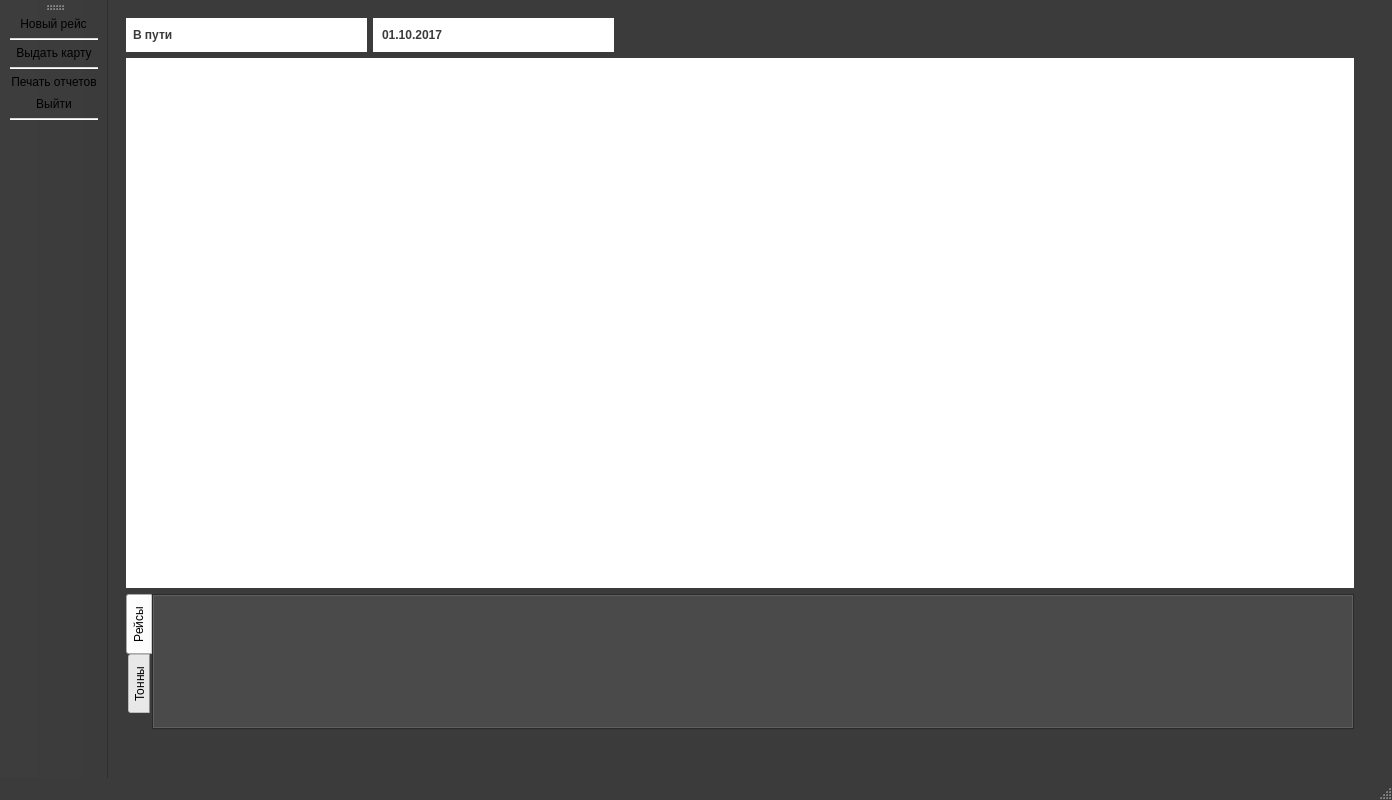
<?xml version="1.0" encoding="UTF-8"?>
<ui version="4.0">
 <class>MainWindow</class>
 <widget class="QMainWindow" name="MainWindow">
  <property name="geometry">
   <rect>
    <x>0</x>
    <y>0</y>
    <width>1392</width>
    <height>800</height>
   </rect>
  </property>
  <property name="windowTitle">
   <string>Оператор приемки</string>
  </property>
  <property name="windowIcon">
   <iconset>
    <normaloff>../res/if_user_white.png</normaloff>../res/if_user_white.png</iconset>
  </property>
  <property name="styleSheet">
   <string notr="true">QMainWindow{
	background-color:#3a3b3a;
	color:#ffffff;
	border-color:#ffffff;
}
QTableView{
	background-color:#ffffff;
	alternate-background-color:#e2e2e2;
	color:#3a3b3a;
	border-style:solid;
	border-color:#ffffff;
	border-width:0px;
	selection-color:#ffffff;
	selection-background-color:#54b0cb;
}
QHeaderView::section{
    background-color:#448fa6;
	color:#ffffff;
	font:bold;
	height:40px;
	border: #ffffff;
	border-style:solid;
	border-width:0px;
}
QComboBox{
	background-color:#ffffff;
	border-style:solid;
	border-width:2px;
	border-color:#ffffff;
	color:#3a3b3a;
	width:50px;
	height:30px;
	font:bold;
	padding-left:5px
}
QComboBox QAbstractItemView {
	background-color:#ffffff;
	color:#3a3b3a;
    border: 2px solid #ffffff;
	padding-left:2px;
	padding-right:2px;
	padding-top:2px;
	padding-bottom:2px
}
QComboBox::drop-down {
   width: 24px;
   border: 2px;
}
QComboBox::down-arrow {
    image: url(&quot;./res/if_chevron-left.png&quot;);
    width: 16px;
    height: 16px;
}
QComboBox::down-arrow::hover {
    image: url(&quot;./res/if_chevron-down.png&quot;);
    width: 16px;
    height: 16px;
}
QDateEdit{
	background-color:#ffffff;
	border-style:solid;
	border-width:2px;
	border-color:#ffffff;
	color:#3a3b3a;
	width:150px;
	height:30px;
	font:bold;
	padding-left:5px
}
QDateEdit QAbstractItemView {
	background-color:#ffffff;
	color:#3a3b3a;;
}
QDateEdit::drop-down {
   width: 24px;
   border: 2px;
}
QDateEdit::down-arrow {
    image: url(&quot;./res/if_chevron-left.png&quot;);
    width: 16px;
    height: 16px;
}
QDateEdit::down-arrow::hover {
    image: url(&quot;./res/if_chevron-down.png&quot;);
    width: 16px;
    height: 16px;
}
QMenuBar{
	background-color:#3a3b3a;
	color:#ffffff;
	selection-color:#54b0cb;
	font:bold
}
QMenuBar::item::selected{
	background-color:#54b0cb;
	color:#ffffff;
	font:bold;
	padding-left:2px
}
QToolBar{
	background-color:#3a3b3a;
	color:#ffffff;
}
QMenu {
	background-color:#3a3b3a;
	color:#ffffff;
	font:bold;
	padding-left:2px;
}
QMenu::hover {
    background-color: #448fa6;
    color:#3a3b3a;
	font:bold
}
QMenu::item {
    background-color:#3a3b3a;
	color:#ffffff;
}
QMenu::item::selected{
	background-color:#54b0cb;
	color:#ffffff;
	padding-left:10px;
}
QTabWidget{
	background-color:#3a3b3a;
	color:#ffffff;
	border-color:#ffffff;
}
QTabBar::tab:right:selected{
    background-color:#448fa6;
	color:#ffffff;
	font:bold;
	height:60px;
	width: 30px;
	border: #448fa6;
	border-style:solid;
	border-width:2px;
}
QTabBar::tab:right:!selected{
    background-color:#3a3b3a;
	color:#ffffff;
	font:bold;
	height:60px;
	width: 30px;
	border: #448fa6;
	border-style:solid;
	border-width:2px;
}</string>
  </property>
  <widget class="QWidget" name="centralwidget">
   <layout class="QHBoxLayout" name="horizontalLayout">
    <item>
     <widget class="QStackedWidget" name="stackedWidget">
      <property name="currentIndex">
       <number>0</number>
      </property>
      <widget class="QWidget" name="tables">
       <layout class="QGridLayout" name="gridLayout">
        <item row="4" column="6">
         <spacer name="verticalSpacer_12">
          <property name="orientation">
           <enum>Qt::Vertical</enum>
          </property>
          <property name="sizeHint" stdset="0">
           <size>
            <width>20</width>
            <height>40</height>
           </size>
          </property>
         </spacer>
        </item>
        <item row="2" column="6">
         <spacer name="verticalSpacer_5">
          <property name="orientation">
           <enum>Qt::Vertical</enum>
          </property>
          <property name="sizeHint" stdset="0">
           <size>
            <width>20</width>
            <height>40</height>
           </size>
          </property>
         </spacer>
        </item>
        <item row="0" column="6">
         <spacer name="verticalSpacer">
          <property name="orientation">
           <enum>Qt::Vertical</enum>
          </property>
          <property name="sizeHint" stdset="0">
           <size>
            <width>20</width>
            <height>40</height>
           </size>
          </property>
         </spacer>
        </item>
        <item row="14" column="6">
         <spacer name="verticalSpacer_9">
          <property name="orientation">
           <enum>Qt::Vertical</enum>
          </property>
          <property name="sizeHint" stdset="0">
           <size>
            <width>20</width>
            <height>40</height>
           </size>
          </property>
         </spacer>
        </item>
        <item row="1" column="6">
         <spacer name="verticalSpacer_4">
          <property name="orientation">
           <enum>Qt::Vertical</enum>
          </property>
          <property name="sizeHint" stdset="0">
           <size>
            <width>20</width>
            <height>40</height>
           </size>
          </property>
         </spacer>
        </item>
        <item row="15" column="6">
         <spacer name="verticalSpacer_8">
          <property name="orientation">
           <enum>Qt::Vertical</enum>
          </property>
          <property name="sizeHint" stdset="0">
           <size>
            <width>20</width>
            <height>40</height>
           </size>
          </property>
         </spacer>
        </item>
        <item row="9" column="6">
         <spacer name="verticalSpacer_20">
          <property name="orientation">
           <enum>Qt::Vertical</enum>
          </property>
          <property name="sizeHint" stdset="0">
           <size>
            <width>20</width>
            <height>40</height>
           </size>
          </property>
         </spacer>
        </item>
        <item row="3" column="6">
         <spacer name="verticalSpacer_10">
          <property name="orientation">
           <enum>Qt::Vertical</enum>
          </property>
          <property name="sizeHint" stdset="0">
           <size>
            <width>20</width>
            <height>40</height>
           </size>
          </property>
         </spacer>
        </item>
        <item row="7" column="6">
         <spacer name="verticalSpacer_15">
          <property name="orientation">
           <enum>Qt::Vertical</enum>
          </property>
          <property name="sizeHint" stdset="0">
           <size>
            <width>20</width>
            <height>40</height>
           </size>
          </property>
         </spacer>
        </item>
        <item row="18" column="6">
         <spacer name="verticalSpacer_11">
          <property name="orientation">
           <enum>Qt::Vertical</enum>
          </property>
          <property name="sizeHint" stdset="0">
           <size>
            <width>20</width>
            <height>40</height>
           </size>
          </property>
         </spacer>
        </item>
        <item row="19" column="6">
         <spacer name="verticalSpacer_2">
          <property name="orientation">
           <enum>Qt::Vertical</enum>
          </property>
          <property name="sizeHint" stdset="0">
           <size>
            <width>20</width>
            <height>40</height>
           </size>
          </property>
         </spacer>
        </item>
        <item row="16" column="6">
         <spacer name="verticalSpacer_7">
          <property name="orientation">
           <enum>Qt::Vertical</enum>
          </property>
          <property name="sizeHint" stdset="0">
           <size>
            <width>20</width>
            <height>40</height>
           </size>
          </property>
         </spacer>
        </item>
        <item row="10" column="6">
         <spacer name="verticalSpacer_19">
          <property name="orientation">
           <enum>Qt::Vertical</enum>
          </property>
          <property name="sizeHint" stdset="0">
           <size>
            <width>20</width>
            <height>40</height>
           </size>
          </property>
         </spacer>
        </item>
        <item row="20" column="6">
         <spacer name="verticalSpacer_3">
          <property name="orientation">
           <enum>Qt::Vertical</enum>
          </property>
          <property name="sizeHint" stdset="0">
           <size>
            <width>20</width>
            <height>40</height>
           </size>
          </property>
         </spacer>
        </item>
        <item row="11" column="6">
         <spacer name="verticalSpacer_18">
          <property name="orientation">
           <enum>Qt::Vertical</enum>
          </property>
          <property name="sizeHint" stdset="0">
           <size>
            <width>20</width>
            <height>40</height>
           </size>
          </property>
         </spacer>
        </item>
        <item row="13" column="6">
         <spacer name="verticalSpacer_17">
          <property name="orientation">
           <enum>Qt::Vertical</enum>
          </property>
          <property name="sizeHint" stdset="0">
           <size>
            <width>20</width>
            <height>40</height>
           </size>
          </property>
         </spacer>
        </item>
        <item row="5" column="6">
         <spacer name="verticalSpacer_14">
          <property name="orientation">
           <enum>Qt::Vertical</enum>
          </property>
          <property name="sizeHint" stdset="0">
           <size>
            <width>20</width>
            <height>40</height>
           </size>
          </property>
         </spacer>
        </item>
        <item row="12" column="6">
         <spacer name="verticalSpacer_16">
          <property name="orientation">
           <enum>Qt::Vertical</enum>
          </property>
          <property name="sizeHint" stdset="0">
           <size>
            <width>20</width>
            <height>40</height>
           </size>
          </property>
         </spacer>
        </item>
        <item row="8" column="6">
         <spacer name="verticalSpacer_13">
          <property name="orientation">
           <enum>Qt::Vertical</enum>
          </property>
          <property name="sizeHint" stdset="0">
           <size>
            <width>20</width>
            <height>40</height>
           </size>
          </property>
         </spacer>
        </item>
        <item row="17" column="6">
         <spacer name="verticalSpacer_6">
          <property name="orientation">
           <enum>Qt::Vertical</enum>
          </property>
          <property name="sizeHint" stdset="0">
           <size>
            <width>20</width>
            <height>40</height>
           </size>
          </property>
         </spacer>
        </item>
        <item row="1" column="1" rowspan="15" colspan="5">
         <widget class="QTableView" name="mainTable">
          <property name="sizeAdjustPolicy">
           <enum>QAbstractScrollArea::AdjustToContents</enum>
          </property>
          <property name="editTriggers">
           <set>QAbstractItemView::NoEditTriggers</set>
          </property>
          <property name="alternatingRowColors">
           <bool>true</bool>
          </property>
          <property name="selectionBehavior">
           <enum>QAbstractItemView::SelectRows</enum>
          </property>
          <property name="showGrid">
           <bool>false</bool>
          </property>
          <property name="sortingEnabled">
           <bool>true</bool>
          </property>
          <property name="cornerButtonEnabled">
           <bool>false</bool>
          </property>
          <attribute name="horizontalHeaderVisible">
           <bool>true</bool>
          </attribute>
          <attribute name="horizontalHeaderHighlightSections">
           <bool>false</bool>
          </attribute>
          <attribute name="verticalHeaderVisible">
           <bool>false</bool>
          </attribute>
          <attribute name="verticalHeaderHighlightSections">
           <bool>false</bool>
          </attribute>
         </widget>
        </item>
        <item row="6" column="6">
         <spacer name="verticalSpacer_29">
          <property name="orientation">
           <enum>Qt::Vertical</enum>
          </property>
          <property name="sizeHint" stdset="0">
           <size>
            <width>20</width>
            <height>40</height>
           </size>
          </property>
         </spacer>
        </item>
        <item row="0" column="1">
         <widget class="QComboBox" name="tableSelector">
          <item>
           <property name="text">
            <string>В пути</string>
           </property>
          </item>
          <item>
           <property name="text">
            <string>В очереди</string>
           </property>
          </item>
          <item>
           <property name="text">
            <string>На выгрузке</string>
           </property>
          </item>
          <item>
           <property name="text">
            <string>Завершенные</string>
           </property>
          </item>
         </widget>
        </item>
        <item row="0" column="2">
         <widget class="QDateEdit" name="dateEdit">
          <property name="sizePolicy">
           <sizepolicy hsizetype="Expanding" vsizetype="Ignored">
            <horstretch>0</horstretch>
            <verstretch>0</verstretch>
           </sizepolicy>
          </property>
          <property name="wrapping">
           <bool>true</bool>
          </property>
          <property name="alignment">
           <set>Qt::AlignLeading|Qt::AlignLeft|Qt::AlignVCenter</set>
          </property>
          <property name="displayFormat">
           <string>dd.MM.yyyy</string>
          </property>
          <property name="calendarPopup">
           <bool>true</bool>
          </property>
          <property name="date">
           <date>
            <year>2017</year>
            <month>10</month>
            <day>1</day>
           </date>
          </property>
         </widget>
        </item>
        <item row="16" column="1" rowspan="4" colspan="5">
         <widget class="QTabWidget" name="tabWidget">
          <property name="tabPosition">
           <enum>QTabWidget::West</enum>
          </property>
          <property name="currentIndex">
           <number>0</number>
          </property>
          <widget class="QWidget" name="tab">
           <attribute name="title">
            <string>Рейсы</string>
           </attribute>
           <layout class="QVBoxLayout" name="verticalLayout_2">
            <item>
             <widget class="QLabel" name="tripChartLabel">
              <property name="text">
               <string/>
              </property>
             </widget>
            </item>
           </layout>
          </widget>
          <widget class="QWidget" name="tab_2">
           <attribute name="title">
            <string>Тонны</string>
           </attribute>
           <layout class="QVBoxLayout" name="verticalLayout">
            <item>
             <widget class="QLabel" name="tonnChartLabel">
              <property name="text">
               <string/>
              </property>
              <property name="pixmap">
               <pixmap>../res/plot_sum.png</pixmap>
              </property>
              <property name="scaledContents">
               <bool>false</bool>
              </property>
             </widget>
            </item>
           </layout>
          </widget>
         </widget>
        </item>
        <item row="20" column="5">
         <spacer name="horizontalSpacer">
          <property name="orientation">
           <enum>Qt::Horizontal</enum>
          </property>
          <property name="sizeHint" stdset="0">
           <size>
            <width>40</width>
            <height>20</height>
           </size>
          </property>
         </spacer>
        </item>
        <item row="20" column="4">
         <spacer name="horizontalSpacer_3">
          <property name="orientation">
           <enum>Qt::Horizontal</enum>
          </property>
          <property name="sizeHint" stdset="0">
           <size>
            <width>40</width>
            <height>20</height>
           </size>
          </property>
         </spacer>
        </item>
        <item row="20" column="3">
         <spacer name="horizontalSpacer_4">
          <property name="orientation">
           <enum>Qt::Horizontal</enum>
          </property>
          <property name="sizeHint" stdset="0">
           <size>
            <width>40</width>
            <height>20</height>
           </size>
          </property>
         </spacer>
        </item>
        <item row="20" column="2">
         <spacer name="horizontalSpacer_5">
          <property name="orientation">
           <enum>Qt::Horizontal</enum>
          </property>
          <property name="sizeHint" stdset="0">
           <size>
            <width>40</width>
            <height>20</height>
           </size>
          </property>
         </spacer>
        </item>
        <item row="20" column="1">
         <spacer name="horizontalSpacer_2">
          <property name="orientation">
           <enum>Qt::Horizontal</enum>
          </property>
          <property name="sizeHint" stdset="0">
           <size>
            <width>40</width>
            <height>20</height>
           </size>
          </property>
         </spacer>
        </item>
       </layout>
      </widget>
      <widget class="QWidget" name="complete">
       <layout class="QGridLayout" name="gridLayout_2">
        <item row="0" column="1">
         <widget class="QLabel" name="label_2">
          <property name="enabled">
           <bool>true</bool>
          </property>
          <property name="sizePolicy">
           <sizepolicy hsizetype="Fixed" vsizetype="Fixed">
            <horstretch>0</horstretch>
            <verstretch>0</verstretch>
           </sizepolicy>
          </property>
          <property name="minimumSize">
           <size>
            <width>16</width>
            <height>16</height>
           </size>
          </property>
          <property name="maximumSize">
           <size>
            <width>24</width>
            <height>24</height>
           </size>
          </property>
          <property name="text">
           <string/>
          </property>
          <property name="pixmap">
           <pixmap>../../Pictures/if — 737373/if_calendar_2561349.png</pixmap>
          </property>
          <property name="scaledContents">
           <bool>true</bool>
          </property>
         </widget>
        </item>
        <item row="1" column="0" colspan="4">
         <widget class="QTableView" name="completedTable">
          <property name="editTriggers">
           <set>QAbstractItemView::NoEditTriggers</set>
          </property>
          <property name="selectionBehavior">
           <enum>QAbstractItemView::SelectRows</enum>
          </property>
         </widget>
        </item>
        <item row="0" column="3">
         <spacer name="horizontalSpacer_6">
          <property name="orientation">
           <enum>Qt::Horizontal</enum>
          </property>
          <property name="sizeHint" stdset="0">
           <size>
            <width>40</width>
            <height>20</height>
           </size>
          </property>
         </spacer>
        </item>
       </layout>
      </widget>
      <widget class="QWidget" name="tripEdit">
       <layout class="QGridLayout" name="gridLayout_3">
        <item row="0" column="3">
         <widget class="QLabel" name="label">
          <property name="text">
           <string>&lt;html&gt;&lt;head/&gt;&lt;body&gt;&lt;p align=&quot;center&quot;&gt;&lt;span style=&quot; font-size:14pt;&quot;&gt;РЕДАКТИРОВАНИЕ НЕЗАВЕРШЕННОГО РЕЙСА&lt;/span&gt;&lt;/p&gt;&lt;/body&gt;&lt;/html&gt;</string>
          </property>
         </widget>
        </item>
        <item row="6" column="5">
         <spacer name="verticalSpacer_27">
          <property name="orientation">
           <enum>Qt::Vertical</enum>
          </property>
          <property name="sizeHint" stdset="0">
           <size>
            <width>20</width>
            <height>40</height>
           </size>
          </property>
         </spacer>
        </item>
        <item row="4" column="5">
         <spacer name="verticalSpacer_25">
          <property name="orientation">
           <enum>Qt::Vertical</enum>
          </property>
          <property name="sizeHint" stdset="0">
           <size>
            <width>20</width>
            <height>40</height>
           </size>
          </property>
         </spacer>
        </item>
        <item row="2" column="5">
         <spacer name="verticalSpacer_23">
          <property name="orientation">
           <enum>Qt::Vertical</enum>
          </property>
          <property name="sizeHint" stdset="0">
           <size>
            <width>20</width>
            <height>40</height>
           </size>
          </property>
         </spacer>
        </item>
        <item row="3" column="5">
         <spacer name="verticalSpacer_24">
          <property name="orientation">
           <enum>Qt::Vertical</enum>
          </property>
          <property name="sizeHint" stdset="0">
           <size>
            <width>20</width>
            <height>40</height>
           </size>
          </property>
         </spacer>
        </item>
        <item row="5" column="5">
         <spacer name="verticalSpacer_26">
          <property name="orientation">
           <enum>Qt::Vertical</enum>
          </property>
          <property name="sizeHint" stdset="0">
           <size>
            <width>20</width>
            <height>40</height>
           </size>
          </property>
         </spacer>
        </item>
        <item row="0" column="4">
         <spacer name="horizontalSpacer_8">
          <property name="orientation">
           <enum>Qt::Horizontal</enum>
          </property>
          <property name="sizeHint" stdset="0">
           <size>
            <width>40</width>
            <height>20</height>
           </size>
          </property>
         </spacer>
        </item>
        <item row="0" column="1">
         <spacer name="horizontalSpacer_7">
          <property name="orientation">
           <enum>Qt::Horizontal</enum>
          </property>
          <property name="sizeHint" stdset="0">
           <size>
            <width>40</width>
            <height>20</height>
           </size>
          </property>
         </spacer>
        </item>
        <item row="1" column="5">
         <spacer name="verticalSpacer_22">
          <property name="orientation">
           <enum>Qt::Vertical</enum>
          </property>
          <property name="sizeHint" stdset="0">
           <size>
            <width>20</width>
            <height>40</height>
           </size>
          </property>
         </spacer>
        </item>
        <item row="0" column="5">
         <spacer name="verticalSpacer_21">
          <property name="orientation">
           <enum>Qt::Vertical</enum>
          </property>
          <property name="sizeHint" stdset="0">
           <size>
            <width>20</width>
            <height>40</height>
           </size>
          </property>
         </spacer>
        </item>
        <item row="7" column="5">
         <spacer name="verticalSpacer_28">
          <property name="orientation">
           <enum>Qt::Vertical</enum>
          </property>
          <property name="sizeHint" stdset="0">
           <size>
            <width>20</width>
            <height>40</height>
           </size>
          </property>
         </spacer>
        </item>
        <item row="1" column="3">
         <widget class="QLineEdit" name="lineEdit">
          <property name="alignment">
           <set>Qt::AlignLeading|Qt::AlignLeft|Qt::AlignVCenter</set>
          </property>
          <property name="placeholderText">
           <string>Номер рейса</string>
          </property>
          <property name="clearButtonEnabled">
           <bool>false</bool>
          </property>
         </widget>
        </item>
        <item row="2" column="3">
         <widget class="QLineEdit" name="lineEdit_2"/>
        </item>
        <item row="3" column="3">
         <widget class="QLineEdit" name="lineEdit_3"/>
        </item>
        <item row="4" column="3">
         <widget class="QLineEdit" name="lineEdit_4"/>
        </item>
        <item row="5" column="3">
         <widget class="QLineEdit" name="lineEdit_5"/>
        </item>
        <item row="6" column="3">
         <widget class="QPushButton" name="pushButton">
          <property name="text">
           <string>СОХРАНИТЬ ИЗМЕНЕНИЯ</string>
          </property>
          <property name="icon">
           <iconset>
            <normaloff>../../Pictures/if — 737373/save-256.png</normaloff>
            <disabledon>../../Pictures/if — 737373/save-256-on.png</disabledon>
            <activeon>../../Pictures/if — 737373/save-256-on.png</activeon>
            <selectedon>../../Pictures/if — 737373/save-256-on.png</selectedon>../../Pictures/if — 737373/save-256.png</iconset>
          </property>
         </widget>
        </item>
       </layout>
      </widget>
     </widget>
    </item>
   </layout>
  </widget>
  <widget class="QMenuBar" name="menubar">
   <property name="geometry">
    <rect>
     <x>0</x>
     <y>0</y>
     <width>1392</width>
     <height>29</height>
    </rect>
   </property>
  </widget>
  <widget class="QStatusBar" name="statusbar"/>
  <widget class="QToolBar" name="toolBar">
   <property name="windowTitle">
    <string>toolBar</string>
   </property>
   <property name="movable">
    <bool>true</bool>
   </property>
   <property name="allowedAreas">
    <set>Qt::AllToolBarAreas</set>
   </property>
   <property name="orientation">
    <enum>Qt::Vertical</enum>
   </property>
   <attribute name="toolBarArea">
    <enum>LeftToolBarArea</enum>
   </attribute>
   <attribute name="toolBarBreak">
    <bool>false</bool>
   </attribute>
   <addaction name="addTrip"/>
   <addaction name="separator"/>
   <addaction name="addCard"/>
   <addaction name="separator"/>
   <addaction name="actionPrint"/>
   <addaction name="actionExit"/>
   <addaction name="separator"/>
  </widget>
  <action name="addCard">
   <property name="icon">
    <iconset>
     <normaloff>../res/if_credit-card_white.png</normaloff>../res/if_credit-card_white.png</iconset>
   </property>
   <property name="text">
    <string>Выдать карту</string>
   </property>
   <property name="toolTip">
    <string>Выдать карту водителю </string>
   </property>
   <property name="shortcut">
    <string>Ctrl+Shift+N</string>
   </property>
  </action>
  <action name="actionExit">
   <property name="icon">
    <iconset>
     <normaloff>../res/if_log-out_white.png</normaloff>../res/if_log-out_white.png</iconset>
   </property>
   <property name="text">
    <string>Выйти</string>
   </property>
   <property name="toolTip">
    <string>Выйти из приложения</string>
   </property>
   <property name="shortcut">
    <string>Ctrl+Shift+Q</string>
   </property>
  </action>
  <action name="switchToCompleted">
   <property name="text">
    <string>Завершенные рейсы</string>
   </property>
   <property name="toolTip">
    <string>Перейти к завершенным рейсам</string>
   </property>
   <property name="shortcut">
    <string>Ctrl+Shift+C</string>
   </property>
  </action>
  <action name="switchToIncompleted">
   <property name="text">
    <string>Незавершенные рейсы</string>
   </property>
   <property name="toolTip">
    <string>Перейти к незавершенным рейсам</string>
   </property>
   <property name="shortcut">
    <string>Ctrl+Shift+I</string>
   </property>
  </action>
  <action name="addTrip">
   <property name="icon">
    <iconset>
     <normaloff>../res/if_plus-circle_white.png</normaloff>../res/if_plus-circle_white.png</iconset>
   </property>
   <property name="text">
    <string>Новый рейс</string>
   </property>
   <property name="toolTip">
    <string>Начать новый рейс</string>
   </property>
   <property name="shortcut">
    <string>Ctrl+Shift+T</string>
   </property>
  </action>
  <action name="actionPrintDoc">
   <property name="icon">
    <iconset>
     <normaloff>../res/if_printer_white.png</normaloff>../res/if_printer_white.png</iconset>
   </property>
   <property name="text">
    <string>printDoc</string>
   </property>
   <property name="toolTip">
    <string>Распечатать ТТН</string>
   </property>
  </action>
  <action name="actionPrint">
   <property name="icon">
    <iconset>
     <normaloff>../res/if_printer_white.png</normaloff>../res/if_printer_white.png</iconset>
   </property>
   <property name="text">
    <string>Печать отчетов</string>
   </property>
   <property name="toolTip">
    <string>Печать отчетов</string>
   </property>
  </action>
 </widget>
 <resources/>
 <connections/>
</ui>
